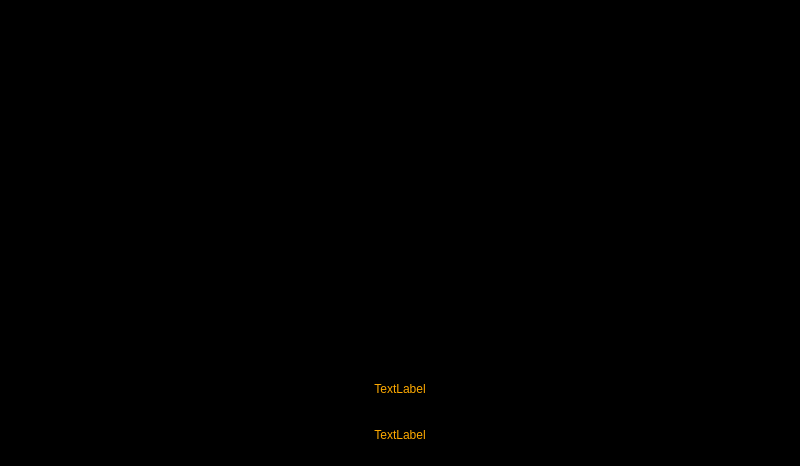
<?xml version="1.0" encoding="UTF-8"?>
<ui version="4.0">
 <class>LoadProgressScreen</class>
 <widget class="QWidget" name="LoadProgressScreen">
  <property name="geometry">
   <rect>
    <x>0</x>
    <y>0</y>
    <width>800</width>
    <height>466</height>
   </rect>
  </property>
  <property name="windowTitle">
   <string>Form</string>
  </property>
  <property name="styleSheet">
   <string notr="true">background-color: rgb(0, 0, 0);</string>
  </property>
  <layout class="QVBoxLayout" name="verticalLayout">
   <item>
    <widget class="QLabel" name="title">
     <property name="text">
      <string/>
     </property>
     <property name="pixmap">
      <pixmap resource="Resources.qrc">:/images/gameTitle.png</pixmap>
     </property>
     <property name="scaledContents">
      <bool>true</bool>
     </property>
     <property name="alignment">
      <set>Qt::AlignCenter</set>
     </property>
    </widget>
   </item>
   <item>
    <widget class="QLabel" name="tipLabel">
     <property name="minimumSize">
      <size>
       <width>0</width>
       <height>0</height>
      </size>
     </property>
     <property name="maximumSize">
      <size>
       <width>16777215</width>
       <height>40</height>
      </size>
     </property>
     <property name="styleSheet">
      <string notr="true">color: rgb(255, 170, 0);</string>
     </property>
     <property name="frameShadow">
      <enum>QFrame::Plain</enum>
     </property>
     <property name="text">
      <string>TextLabel</string>
     </property>
     <property name="alignment">
      <set>Qt::AlignCenter</set>
     </property>
     <property name="wordWrap">
      <bool>false</bool>
     </property>
    </widget>
   </item>
   <item>
    <layout class="QHBoxLayout" name="horizontalLayout">
     <item>
      <widget class="QLabel" name="progressLabel">
       <property name="maximumSize">
        <size>
         <width>16777215</width>
         <height>40</height>
        </size>
       </property>
       <property name="styleSheet">
        <string notr="true">color:rgb(255, 170, 0);</string>
       </property>
       <property name="text">
        <string>TextLabel</string>
       </property>
       <property name="alignment">
        <set>Qt::AlignCenter</set>
       </property>
      </widget>
     </item>
    </layout>
   </item>
  </layout>
 </widget>
 <resources>
  <include location="Resources.qrc"/>
 </resources>
 <connections/>
</ui>
